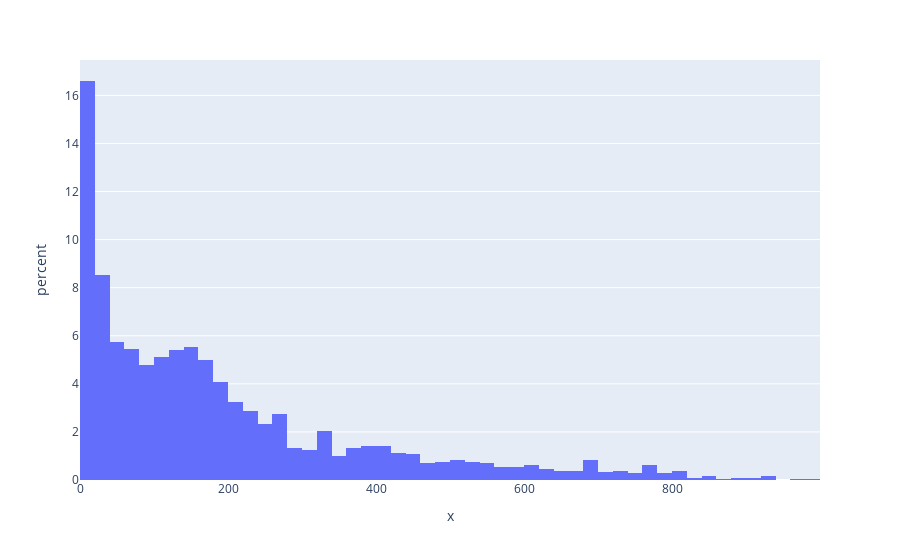

The notebook cell this image was saved under:
### Code cell
fig = px.histogram(x=playoffs_df['MIN'], histnorm='percent')
fig.show()

### Figure 1 — Plotly figure (JSON) as saved in the notebook; plotly's stock layout.template omitted (floating-point values rounded to 4 significant figures; data arrays with more than 128 entries replaced by an {"elided": "..."} marker saying what was removed)
{"data": [{"alignmentgroup": "True", "bingroup": "x", "histnorm": "percent", "hovertemplate": "x=%{x}<br>percent=%{y}<extra></extra>", "legendgroup": "", "marker": {"color": "#636efa", "pattern": {"shape": ""}}, "name": "", "offsetgroup": "", "orientation": "v", "showlegend": false, "type": "histogram", "x": {"elided": "2145 int values"}, "xaxis": "x", "yaxis": "y"}], "layout": {"autosize": true, "barmode": "relative", "legend": {"tracegroupgap": 0}, "margin": {"t": 60}, "xaxis": {"anchor": "y", "autorange": true, "domain": [0, 1], "range": [-0.5, 999.5], "title": {"text": "x"}, "type": "linear"}, "yaxis": {"anchor": "x", "autorange": true, "domain": [0, 1], "range": [0, 17.47], "title": {"text": "percent"}}}}
